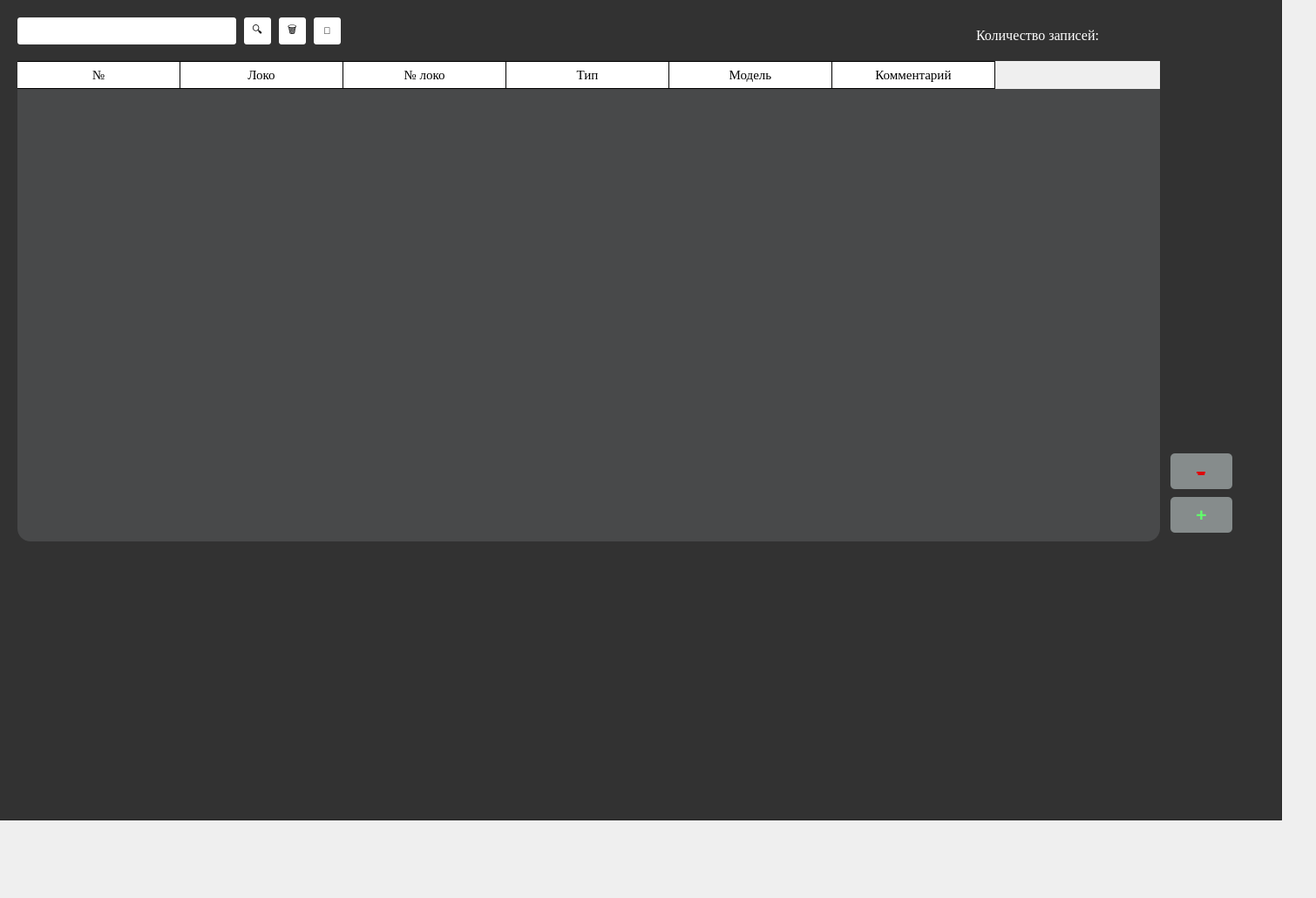
      <widget class="QWidget" name="tab_15">
       <attribute name="title">
        <string>Система 3</string>
       </attribute>
       <widget class="QLineEdit" name="lineEdit_12">
        <property name="geometry">
         <rect>
          <x>20</x>
          <y>20</y>
          <width>251</width>
          <height>31</height>
         </rect>
        </property>
        <property name="styleSheet">
         <string notr="true">QLineEdit {
background-color: rgb(255, 255, 255);
border-radius: 3px;}</string>
        </property>
       </widget>
       <widget class="QPushButton" name="pushButton_44">
        <property name="geometry">
         <rect>
          <x>280</x>
          <y>20</y>
          <width>31</width>
          <height>31</height>
         </rect>
        </property>
        <property name="styleSheet">
         <string notr="true">QPushButton {
	background-color: rgb(255, 255, 255);
	border-radius: 3px;
	color:rgb(0, 0, 0)}
QPushButton:hover {
	background-color: rgb(229, 229, 229);
	color:rgb(0, 0, 0)}
QPushButton:pressed {
	background-color: rgb(255, 255, 255);}</string>
        </property>
        <property name="text">
         <string>🔍</string>
        </property>
        <property name="icon">
         <iconset>
          <normaloff>sql_maket/Search.PNG</normaloff>sql_maket/Search.PNG</iconset>
        </property>
        <property name="iconSize">
         <size>
          <width>30</width>
          <height>30</height>
         </size>
        </property>
        <property name="checkable">
         <bool>true</bool>
        </property>
        <property name="checked">
         <bool>true</bool>
        </property>
       </widget>
       <widget class="QPushButton" name="pushButton_50">
        <property name="geometry">
         <rect>
          <x>320</x>
          <y>20</y>
          <width>31</width>
          <height>31</height>
         </rect>
        </property>
        <property name="styleSheet">
         <string notr="true">QPushButton {
	background-color: rgb(255, 255, 255);
	border-radius: 3px;
	color:rgb(0, 0, 0)}
QPushButton:hover {
	background-color: rgb(229, 229, 229);
	color:rgb(0, 0, 0)}
QPushButton:pressed {
	background-color: rgb(255, 255, 255);}</string>
        </property>
        <property name="text">
         <string>🗑</string>
        </property>
        <property name="icon">
         <iconset>
          <normaloff>sql_maket/musor.PNG</normaloff>sql_maket/musor.PNG</iconset>
        </property>
        <property name="iconSize">
         <size>
          <width>30</width>
          <height>30</height>
         </size>
        </property>
        <property name="checkable">
         <bool>true</bool>
        </property>
        <property name="checked">
         <bool>true</bool>
        </property>
       </widget>
       <widget class="QLabel" name="label_12">
        <property name="geometry">
         <rect>
          <x>1120</x>
          <y>30</y>
          <width>321</width>
          <height>20</height>
         </rect>
        </property>
        <property name="font">
         <font>
          <family>Times New Roman</family>
          <pointsize>12</pointsize>
         </font>
        </property>
        <property name="styleSheet">
         <string notr="true">QLabel {
	color: rgb(255, 255, 255);}</string>
        </property>
        <property name="text">
         <string>Количество записей:</string>
        </property>
       </widget>
       <widget class="QPushButton" name="pushButton_57">
        <property name="geometry">
         <rect>
          <x>1343</x>
          <y>520</y>
          <width>71</width>
          <height>41</height>
         </rect>
        </property>
        <property name="sizePolicy">
         <sizepolicy hsizetype="Minimum" vsizetype="Fixed">
          <horstretch>0</horstretch>
          <verstretch>0</verstretch>
         </sizepolicy>
        </property>
        <property name="font">
         <font>
          <pointsize>24</pointsize>
          <underline>false</underline>
          <strikeout>true</strikeout>
         </font>
        </property>
        <property name="styleSheet">
         <string notr="true">QPushButton {
	background-color: rgb(134, 140, 140);
	border-radius: 5px;
	color: rgb(222, 6, 10);
}
QPushButton:hover {
	background-color: rgb(122, 122, 122);
	color: rgb(222, 6, 10)}
QPushButton:pressed {
	background-color: rgb(134, 140, 140);}</string>
        </property>
        <property name="text">
         <string>-</string>
        </property>
       </widget>
       <widget class="QPushButton" name="pushButton_58">
        <property name="geometry">
         <rect>
          <x>1343</x>
          <y>570</y>
          <width>71</width>
          <height>41</height>
         </rect>
        </property>
        <property name="sizePolicy">
         <sizepolicy hsizetype="Minimum" vsizetype="Fixed">
          <horstretch>0</horstretch>
          <verstretch>0</verstretch>
         </sizepolicy>
        </property>
        <property name="font">
         <font>
          <pointsize>16</pointsize>
          <weight>75</weight>
          <italic>false</italic>
          <bold>true</bold>
          <underline>false</underline>
          <strikeout>false</strikeout>
         </font>
        </property>
        <property name="styleSheet">
         <string notr="true">QPushButton {
	background-color: rgb(134, 140, 140);
	border-radius: 5px;
	color: rgb(97, 255, 107);
}
QPushButton:hover {
	background-color: rgb(122, 122, 122);
	color: rgb(97, 255, 107)}
QPushButton:pressed {
	background-color: rgb(134, 140, 140);}</string>
        </property>
        <property name="text">
         <string>+</string>
        </property>
        <property name="checkable">
         <bool>false</bool>
        </property>
        <property name="autoRepeat">
         <bool>false</bool>
        </property>
        <property name="autoExclusive">
         <bool>false</bool>
        </property>
       </widget>
       <widget class="QTableWidget" name="tableWidget_12">
        <property name="geometry">
         <rect>
          <x>20</x>
          <y>70</y>
          <width>1311</width>
          <height>551</height>
         </rect>
        </property>
        <property name="font">
         <font>
          <family>Times New Roman</family>
          <pointsize>11</pointsize>
          <weight>50</weight>
          <bold>false</bold>
         </font>
        </property>
        <property name="styleSheet">
         <string notr="true">QTableWidget {
border-radius: 15px;
background-color: rgb(72, 73, 74)}

QHeaderView::section {
    background-color: rgb(255, 255, 255);
    padding: 4px;
    font-size: 11pt;
	font-family: Times New Roman;
    border-bottom: 1px solid rgb(0, 0, 0);
    border-right: 1px solid rgb(0, 0, 0);
}

QHeaderView::section:horizontal
{
    border-top: 1px solid rgb(0, 0, 0);
}

QHeaderView::section:vertical
{
    border-left: 1px solid rgb(0, 0, 0);
}

QTableWidget::item {
	background-color: rgb(255, 255, 255);
}
QTableWidget::item:selected {
	background-color: rgb(170, 255, 255);
	color:rgb(0, 0, 0);
}</string>
        </property>
        <property name="textElideMode">
         <enum>Qt::ElideMiddle</enum>
        </property>
        <attribute name="horizontalHeaderDefaultSectionSize">
         <number>187</number>
        </attribute>
        <attribute name="horizontalHeaderHighlightSections">
         <bool>false</bool>
        </attribute>
        <attribute name="verticalHeaderVisible">
         <bool>false</bool>
        </attribute>
        <column>
         <property name="text">
          <string>№</string>
         </property>
        </column>
        <column>
         <property name="text">
          <string>Локо</string>
         </property>
        </column>
        <column>
         <property name="text">
          <string>№ локо</string>
         </property>
        </column>
        <column>
         <property name="text">
          <string>Тип</string>
         </property>
        </column>
        <column>
         <property name="text">
          <string>Модель</string>
         </property>
        </column>
        <column>
         <property name="text">
          <string>Комментарий</string>
         </property>
        </column>
       </widget>
       <widget class="QFrame" name="frame_16">
        <property name="geometry">
         <rect>
          <x>-30</x>
          <y>-80</y>
          <width>1501</width>
          <height>1021</height>
         </rect>
        </property>
        <property name="styleSheet">
         <string notr="true">
background-color: rgb(50, 50, 50);</string>
        </property>
        <property name="frameShape">
         <enum>QFrame::StyledPanel</enum>
        </property>
        <property name="frameShadow">
         <enum>QFrame::Raised</enum>
        </property>
        <widget class="QPushButton" name="pushButton_save_5">
         <property name="geometry">
          <rect>
           <x>390</x>
           <y>100</y>
           <width>31</width>
           <height>31</height>
          </rect>
         </property>
         <property name="font">
          <font>
           <pointsize>8</pointsize>
          </font>
         </property>
         <property name="styleSheet">
          <string notr="true">QPushButton {
	background-color: rgb(255, 255, 255);
	border-radius: 3px;
	color:rgb(0, 0, 0)}
QPushButton:hover {
	background-color: rgb(229, 229, 229);
	color:rgb(0, 0, 0)}
QPushButton:pressed {
	background-color: rgb(255, 255, 255);}</string>
         </property>
         <property name="text">
          <string>💾</string>
         </property>
         <property name="icon">
          <iconset>
           <normaloff>sql_maket/save.PNG</normaloff>sql_maket/save.PNG</iconset>
         </property>
         <property name="iconSize">
          <size>
           <width>30</width>
           <height>30</height>
          </size>
         </property>
         <property name="checkable">
          <bool>true</bool>
         </property>
         <property name="checked">
          <bool>true</bool>
         </property>
         <property name="autoDefault">
          <bool>false</bool>
         </property>
         <property name="default">
          <bool>false</bool>
         </property>
         <property name="flat">
          <bool>false</bool>
         </property>
        </widget>
       </widget>
       <zorder>frame_16</zorder>
       <zorder>lineEdit_12</zorder>
       <zorder>pushButton_44</zorder>
       <zorder>pushButton_50</zorder>
       <zorder>label_12</zorder>
       <zorder>pushButton_57</zorder>
       <zorder>tableWidget_12</zorder>
       <zorder>pushButton_58</zorder>
      </widget>
